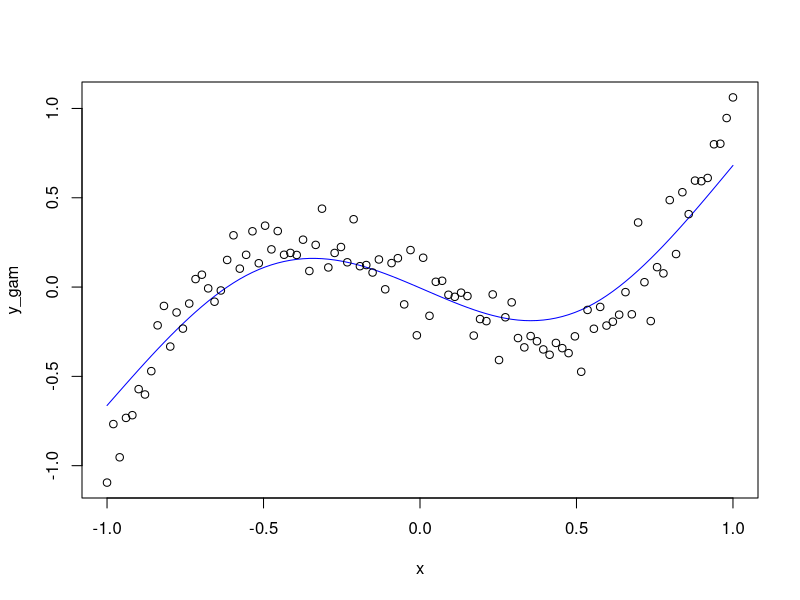
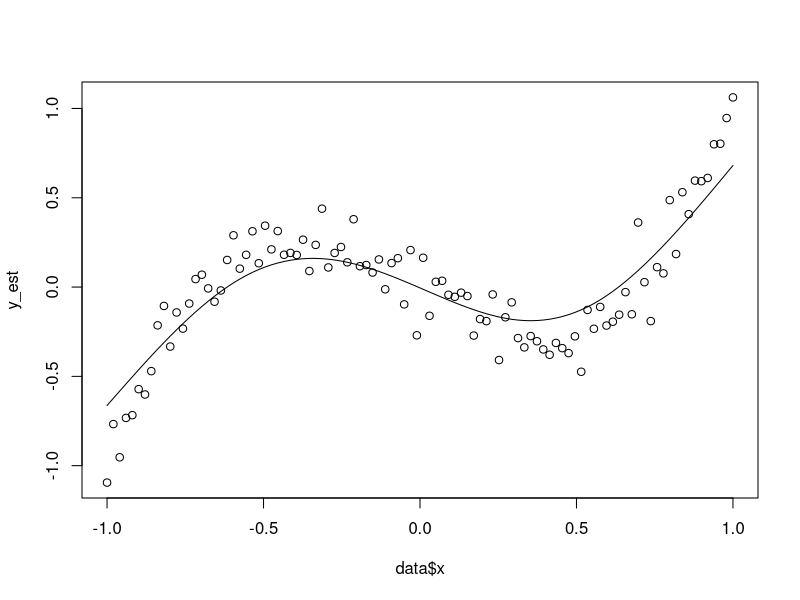
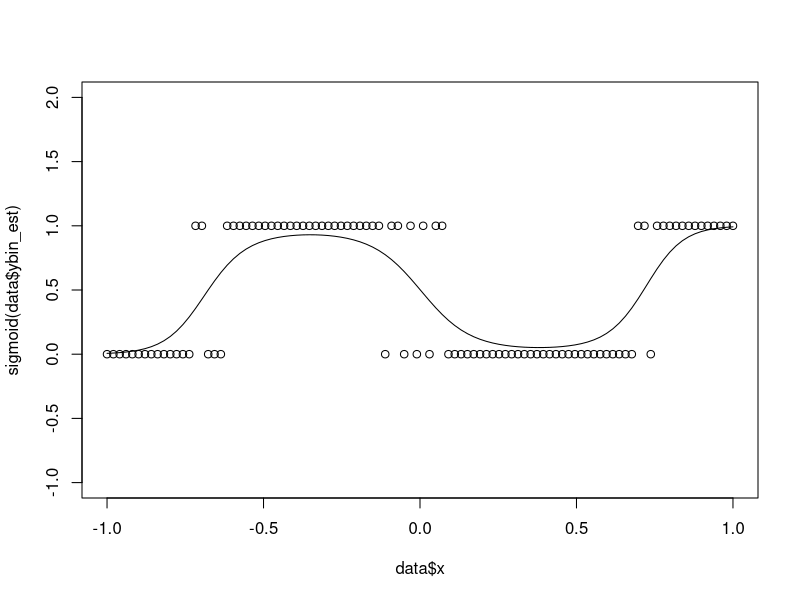

The R source for these figures, in order:
## This files contains the R code to generate some test for the GAM function ##
## Documentation for MGCV is available at: http://cran.r-project.org/web/packages/mgcv/mgcv.pdf

library('pracma')
library('mgcv')
#library('gam')
n = 100
x = seq(from = -1, to = 1, length.out = n)

funz = function(x){
  2 * x * x * x - x + rnorm(n = n, mean = 0, sd = .1)
}



y = funz(x)
data = data.frame('y'=y, 'x'=x)

# for mgcv
g = gam(y~s(x, k = 10, bs = "cr"), data = data, scale = 1)

y_gam = predict(g, newdata = data)
plot(x, y_gam, type='l', col='blue', ylim=c(min(y), max(y)))
points(x, y)


y_est = predict(g, newdata = data)
plot(data$x, y_est, ylim=c(min(y), max(y)), type='l')
points(data$x, data$y)

data$y_est = y_est

### Anova test for GLM ###
anova.gam(object = g, freq = T, p.type = -1)


### GAM BINOMIAL ### 

mu = mean(y)
ybin = y
ybin[y>mu] = 1
ybin[y<=mu] = 0
data$ybin = ybin
gb = gam(ybin~s(x, k = 10, bs = "cr"), data = data, family = 'binomial', scale=10)

data$ybin_est = predict(gb, newdata = data)

plot(data$x, sigmoid(data$ybin_est), 'l', ylim=c(-1,2))
points(data$x, data$ybin)

#write.csv(data, '/home/donbeo/Documents/statsmodels/statsmodels/sandbox/gam_gsoc2015/tests/prediction_from_mgcv.csv')
